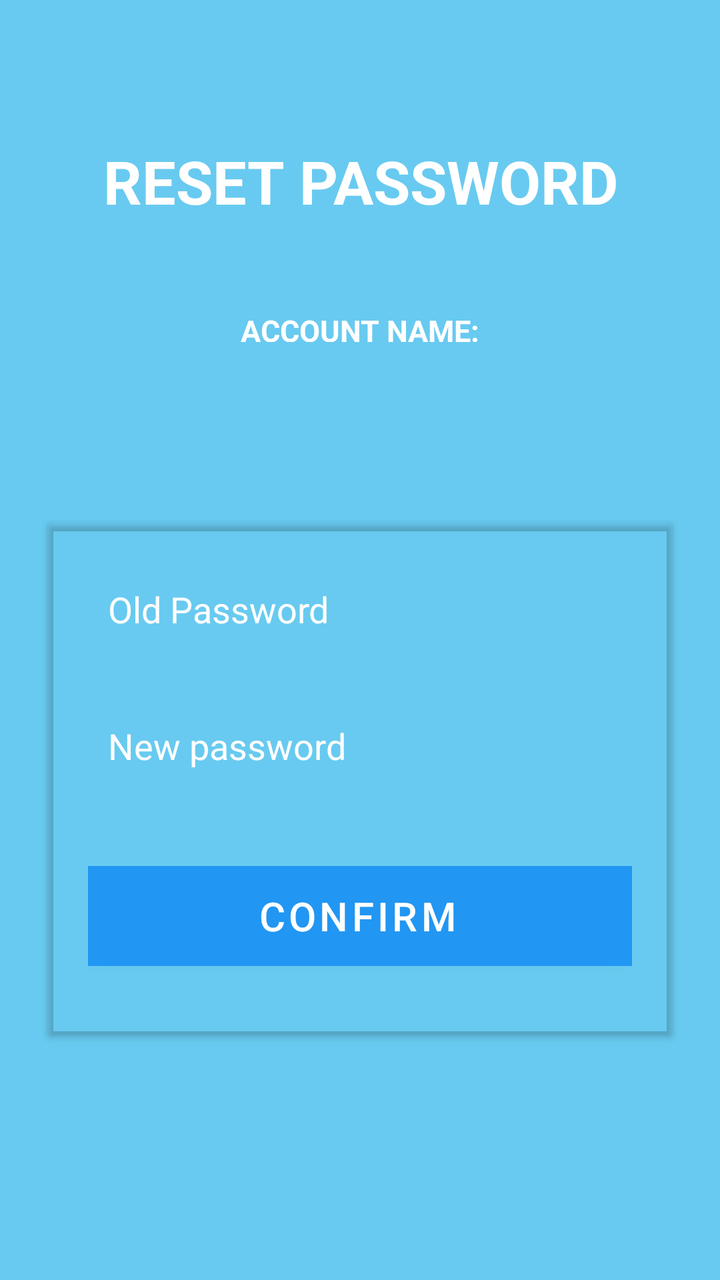
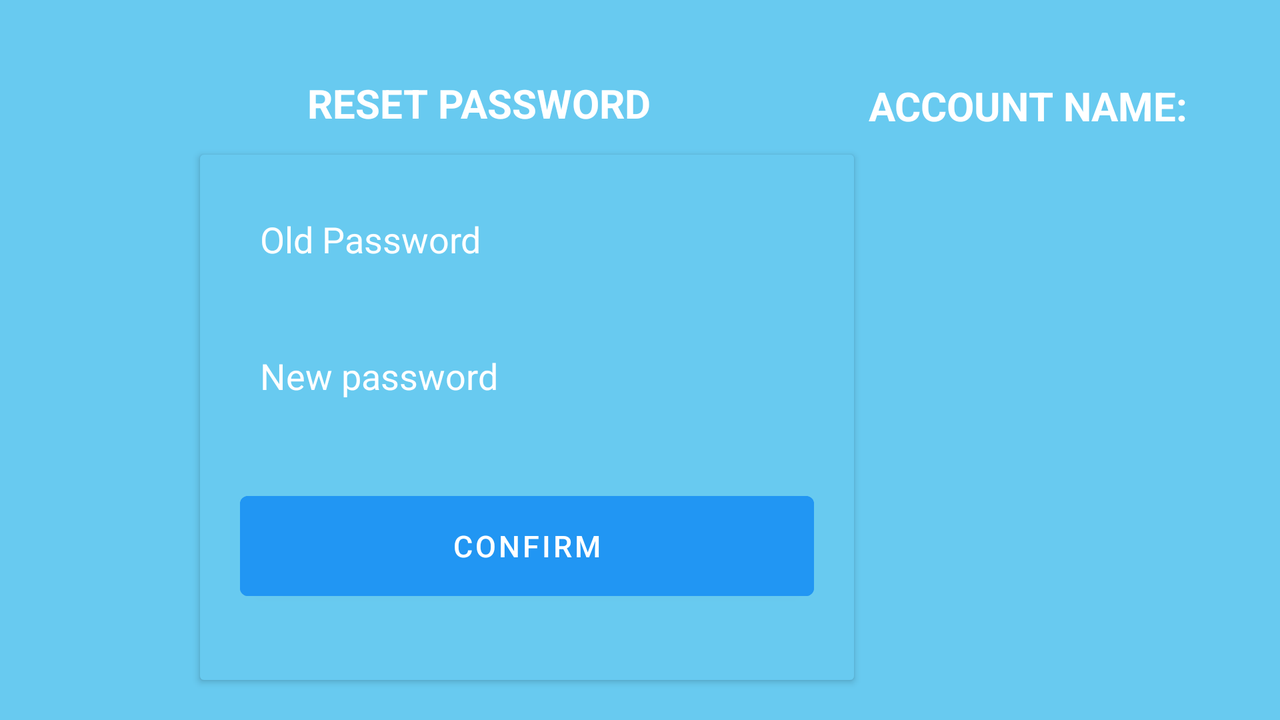

Compare how this app lays out the same screen by default and in its alternative resource folder. The renders come first, then the two layout files and the values they reference.
<!-- AndroidManifest.xml: application theme Theme.TodoApp -->
<!-- res/layout/activity_profile.xml -->
<?xml version="1.0" encoding="utf-8"?>
<FrameLayout xmlns:android="http://schemas.android.com/apk/res/android"
    xmlns:app="http://schemas.android.com/apk/res-auto"
    xmlns:tools="http://schemas.android.com/tools"
    android:layout_width="match_parent"
    android:layout_height="match_parent"
    android:background="#008175"
    tools:context=".ProfileActivity">

    <androidx.constraintlayout.widget.ConstraintLayout
        android:layout_width="match_parent"
        android:layout_height="match_parent"
        android:background="#68caf0">


        <TextView
            android:id="@+id/profile_activity_main_title"
            android:layout_width="349dp"
            android:layout_height="77dp"
            android:layout_marginTop="52dp"
            android:gravity="center"
            android:padding="10dp"
            android:text="RESET PASSWORD"
            android:textColor="@color/white"
            android:textSize="30sp"
            android:textStyle="bold"
            app:layout_constraintEnd_toEndOf="parent"
            app:layout_constraintStart_toStartOf="parent"
            app:layout_constraintTop_toTopOf="parent" />

        <TextView
            android:id="@+id/profile_activity_sub_title"
            android:layout_width="350dp"
            android:layout_height="36dp"
            android:layout_marginTop="16dp"
            android:gravity="center"
            android:padding="10dp"
            android:text="ACCOUNT NAME:"
            android:textColor="@color/white"
            android:textSize="15sp"
            android:textStyle="bold"
            app:layout_constraintEnd_toEndOf="parent"
            app:layout_constraintStart_toStartOf="parent"
            app:layout_constraintTop_toBottomOf="@+id/profile_activity_main_title" />

        <Button
            android:id="@+id/profile_activity_delete_btn"
            android:layout_width="wrap_content"
            android:layout_height="wrap_content"
            android:layout_marginTop="188dp"
            android:layout_marginEnd="28dp"
            android:background="#00FFFFFF"
            android:backgroundTint="#00FBFBFB"
            android:textColor="#F13434"
            app:icon="@drawable/ic_dialog_close_dark"
            app:iconSize="40sp"
            app:iconTint="#DC0C0C"
            app:layout_constraintEnd_toEndOf="parent"
            app:layout_constraintTop_toTopOf="parent" />

        <TextView
            android:id="@+id/profile_activity_user_name"
            android:layout_width="131dp"
            android:layout_height="wrap_content"
            android:gravity="center"
            android:textColor="@color/white"
            android:textSize="20dp"
            android:textStyle="bold"
            app:layout_constraintBottom_toBottomOf="parent"
            app:layout_constraintEnd_toStartOf="@+id/profile_activity_delete_btn"
            app:layout_constraintHorizontal_bias="1.0"
            app:layout_constraintStart_toStartOf="parent"
            app:layout_constraintTop_toBottomOf="@+id/profile_activity_sub_title"
            app:layout_constraintVertical_bias="0.041" />

        <androidx.cardview.widget.CardView
            android:id="@+id/cardview"
            android:layout_width="312dp"
            android:layout_height="256dp"
            android:backgroundTint="@android:color/transparent"
            app:layout_constraintBottom_toBottomOf="parent"
            app:layout_constraintEnd_toEndOf="parent"
            app:layout_constraintStart_toStartOf="parent"
            app:layout_constraintTop_toTopOf="parent"
            app:layout_constraintVertical_bias="0.68">

            <androidx.constraintlayout.widget.ConstraintLayout
                android:layout_width="match_parent"
                android:layout_height="match_parent"
                android:backgroundTint="@android:color/transparent"
                android:padding="20dp">

                <EditText
                    android:id="@+id/profile_activity_oldPassword"
                    android:layout_width="match_parent"
                    android:layout_height="wrap_content"
                    android:layout_marginBottom="24dp"
                    android:background="@drawable/edit_text_border"
                    android:ems="10"
                    android:hint="Old Password"
                    android:inputType="textPersonName|textPassword"
                    android:padding="10dp"
                    android:textColorHint="@color/white"
                    app:layout_constraintBottom_toTopOf="@+id/profile_activity_newPassword"
                    app:layout_constraintEnd_toEndOf="parent"
                    app:layout_constraintStart_toStartOf="parent" />

                <EditText
                    android:id="@+id/profile_activity_newPassword"
                    android:layout_width="match_parent"
                    android:layout_height="wrap_content"
                    android:layout_marginBottom="32dp"
                    android:background="@drawable/edit_text_border"
                    android:ems="10"
                    android:hint="New password"
                    android:inputType="textPersonName|textPassword"
                    android:padding="10dp"
                    android:textColorHint="@color/white"
                    app:layout_constraintBottom_toTopOf="@+id/profile_activity_submit_btn"
                    app:layout_constraintEnd_toEndOf="parent"
                    app:layout_constraintStart_toStartOf="parent" />

                <Button
                    android:id="@+id/profile_activity_submit_btn"
                    android:layout_width="287dp"
                    android:layout_height="62dp"
                    android:layout_marginBottom="8dp"
                    android:backgroundTint="#2196F3"
                    android:text="@string/submit"
                    android:textColor="@color/white"
                    android:textSize="20sp"
                    app:layout_constraintBottom_toBottomOf="parent"
                    app:layout_constraintEnd_toEndOf="parent"
                    app:layout_constraintHorizontal_bias="0.6"
                    app:layout_constraintStart_toStartOf="parent" />
            </androidx.constraintlayout.widget.ConstraintLayout>

        </androidx.cardview.widget.CardView>

    </androidx.constraintlayout.widget.ConstraintLayout>

</FrameLayout>
<!-- resources referenced by this layout -->
<resources>
  <color name="white">#FFFFFFFF</color>
  <string name="submit">CONFIRM</string>
  <style name="Theme.TodoApp" parent="Theme.MaterialComponents.DayNight.NoActionBar">
          
          <item name="colorPrimary">#68caf0</item>
          <item name="popupTheme">@style/ThemeOverlay.AppCompat.Light</item>
          <item name="android:statusBarColor">#2196F3</item>
      </style>
</resources>
<!-- res/layout-land/activity_profile.xml (the repository's variant of the layout above) -->
<!-- drawn on the phone turned sideways -->
<?xml version="1.0" encoding="utf-8"?>
<FrameLayout xmlns:android="http://schemas.android.com/apk/res/android"
    xmlns:app="http://schemas.android.com/apk/res-auto"
    xmlns:tools="http://schemas.android.com/tools"
    android:layout_width="match_parent"
    android:layout_height="match_parent"
    android:background="#008175"
    tools:context=".ProfileActivity">

    <androidx.constraintlayout.widget.ConstraintLayout
        android:layout_width="match_parent"
        android:layout_height="match_parent"
        android:background="#68caf0">


        <TextView
            android:id="@+id/profile_activity_main_title"
            android:layout_width="306dp"
            android:layout_height="42dp"
            android:gravity="center"
            android:padding="10dp"
            android:text="RESET PASSWORD"
            android:textColor="@color/white"
            android:textSize="20sp"
            android:textStyle="bold"
            app:layout_constraintBottom_toTopOf="@+id/cardview"
            app:layout_constraintEnd_toEndOf="parent"
            app:layout_constraintHorizontal_bias="0.258"
            app:layout_constraintStart_toStartOf="parent"
            app:layout_constraintTop_toTopOf="parent"
            app:layout_constraintVertical_bias="0.793" />

        <TextView
            android:id="@+id/profile_activity_sub_title"
            android:layout_width="wrap_content"
            android:layout_height="wrap_content"
            android:layout_marginEnd="36dp"
            android:gravity="center"
            android:padding="10dp"
            android:text="ACCOUNT NAME:"
            android:textColor="@color/white"
            android:textSize="20sp"
            android:textStyle="bold"
            app:layout_constraintBottom_toTopOf="@+id/profile_activity_user_name"
            app:layout_constraintEnd_toEndOf="parent"
            app:layout_constraintTop_toTopOf="parent"
            app:layout_constraintVertical_bias="0.666" />

        <Button
            android:id="@+id/profile_activity_delete_btn"
            android:layout_width="67dp"
            android:layout_height="42dp"
            android:layout_marginEnd="96dp"
            android:layout_marginBottom="184dp"
            android:background="#00FFFFFF"
            android:backgroundTint="#00FBFBFB"
            android:textColor="#F13434"
            app:icon="@drawable/ic_dialog_close_dark"
            app:iconSize="40sp"
            app:iconTint="#DC0C0C"
            app:layout_constraintBottom_toBottomOf="parent"
            app:layout_constraintEnd_toEndOf="parent" />

        <TextView
            android:id="@+id/profile_activity_user_name"
            android:layout_width="131dp"
            android:layout_height="wrap_content"
            android:layout_marginEnd="64dp"
            android:layout_marginBottom="16dp"
            android:gravity="center"
            android:textColor="@color/white"
            android:textSize="20dp"
            android:textStyle="bold"
            app:layout_constraintBottom_toTopOf="@+id/profile_activity_delete_btn"
            app:layout_constraintEnd_toEndOf="parent" />

        <androidx.cardview.widget.CardView
            android:id="@+id/cardview"
            android:layout_width="0dp"
            android:layout_height="wrap_content"
            android:layout_marginStart="100dp"
            android:layout_marginBottom="20dp"
            android:background="@android:color/transparent"
            android:backgroundTint="@android:color/transparent"
            app:layout_constraintBottom_toBottomOf="parent"
            app:layout_constraintStart_toStartOf="parent">

            <androidx.constraintlayout.widget.ConstraintLayout
                android:layout_width="match_parent"
                android:layout_height="wrap_content"
                android:background="#68caf0"
                android:padding="20dp">

                <EditText
                    android:id="@+id/profile_activity_oldPassword"
                    android:layout_width="0dp"
                    android:layout_height="wrap_content"
                    android:layout_marginBottom="24dp"
                    android:background="@drawable/edit_text_border"
                    android:ems="10"
                    android:hint="Old Password"
                    android:inputType="textPersonName|textPassword"
                    android:padding="10dp"
                    android:textColorHint="@color/white"
                    app:layout_constraintBottom_toTopOf="@+id/profile_activity_newPassword"
                    app:layout_constraintEnd_toEndOf="parent"
                    app:layout_constraintStart_toStartOf="parent" />

                <EditText
                    android:id="@+id/profile_activity_newPassword"
                    android:layout_width="0dp"
                    android:layout_height="wrap_content"
                    android:layout_marginBottom="32dp"
                    android:background="@drawable/edit_text_border"
                    android:ems="10"
                    android:hint="New password"
                    android:inputType="textPersonName|textPassword"
                    android:padding="10dp"
                    android:textColorHint="@color/white"
                    app:layout_constraintBottom_toTopOf="@+id/profile_activity_submit_btn"
                    app:layout_constraintEnd_toEndOf="parent"
                    app:layout_constraintStart_toStartOf="parent" />

                <Button
                    android:id="@+id/profile_activity_submit_btn"
                    android:layout_width="287dp"
                    android:layout_height="62dp"
                    android:layout_marginBottom="16dp"
                    android:backgroundTint="#2196F3"
                    android:text="@string/submit"
                    android:textColor="@color/white"
                    android:textSize="15sp"
                    app:layout_constraintBottom_toBottomOf="parent"
                    app:layout_constraintEnd_toEndOf="parent"
                    app:layout_constraintHorizontal_bias="0.6"
                    app:layout_constraintStart_toStartOf="parent" />
            </androidx.constraintlayout.widget.ConstraintLayout>

        </androidx.cardview.widget.CardView>

    </androidx.constraintlayout.widget.ConstraintLayout>

</FrameLayout>
